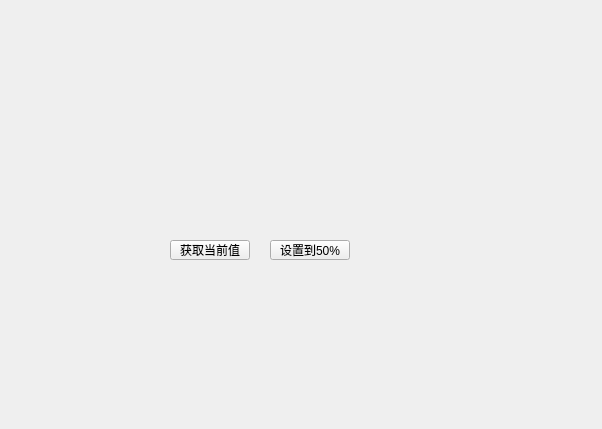
<?xml version="1.0" encoding="UTF-8"?>
<ui version="4.0">
 <class>Widget</class>
 <widget class="QWidget" name="Widget">
  <property name="geometry">
   <rect>
    <x>0</x>
    <y>0</y>
    <width>602</width>
    <height>429</height>
   </rect>
  </property>
  <property name="windowTitle">
   <string>Widget</string>
  </property>
  <widget class="CunstomizedControl" name="myWidget" native="true">
   <property name="geometry">
    <rect>
     <x>170</x>
     <y>160</y>
     <width>211</width>
     <height>51</height>
    </rect>
   </property>
  </widget>
  <widget class="QPushButton" name="getValue">
   <property name="geometry">
    <rect>
     <x>170</x>
     <y>240</y>
     <width>80</width>
     <height>20</height>
    </rect>
   </property>
   <property name="text">
    <string>获取当前值</string>
   </property>
  </widget>
  <widget class="QPushButton" name="set2Half">
   <property name="geometry">
    <rect>
     <x>270</x>
     <y>240</y>
     <width>80</width>
     <height>20</height>
    </rect>
   </property>
   <property name="text">
    <string>设置到50%</string>
   </property>
  </widget>
 </widget>
 <customwidgets>
  <customwidget>
   <class>CunstomizedControl</class>
   <extends>QWidget</extends>
   <header location="global">cunstomizedcontrol.h</header>
   <container>1</container>
  </customwidget>
 </customwidgets>
 <resources/>
 <connections/>
</ui>
